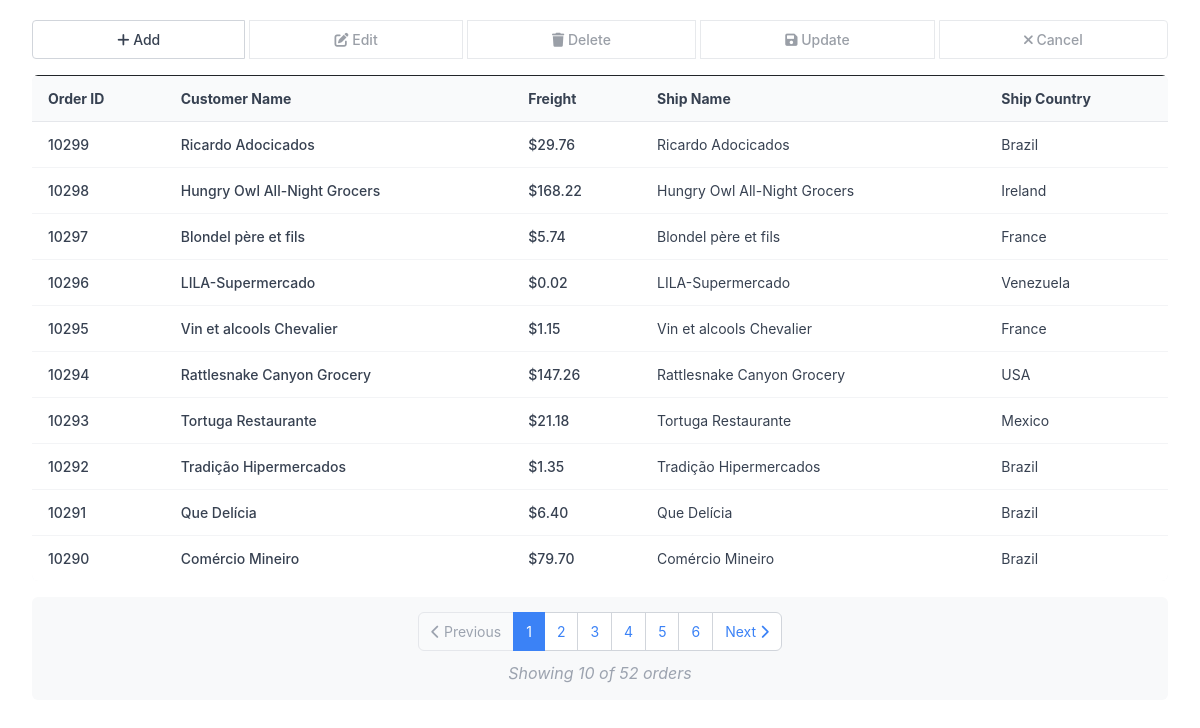
Before: / with the older database file.
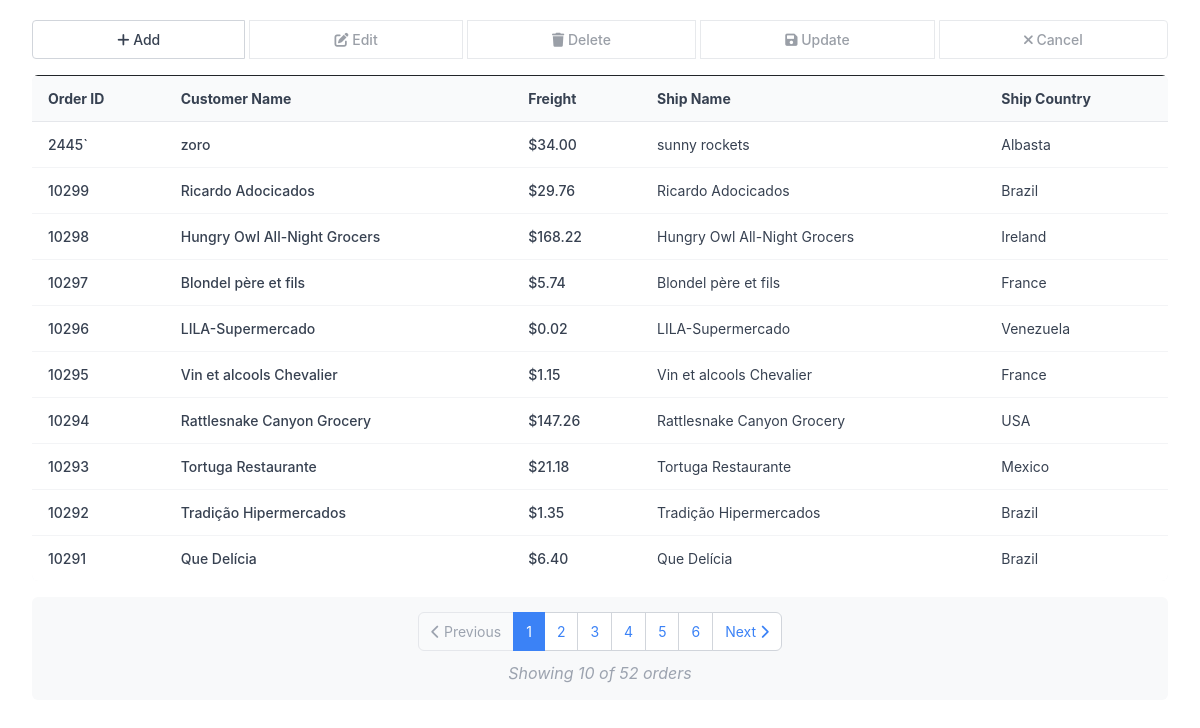
After: the same page with the newer database file.
### orders/models.py (models this page shows, shortened)
class Order(models.Model):
    order_id = models.CharField(max_length=50, unique=True, primary_key=True)
    customer_name = models.CharField(max_length=200)
    freight = models.DecimalField(max_digits=10, decimal_places=2)
    ship_name = models.CharField(max_length=200)
    ship_country = models.CharField(max_length=100)
    created_at = models.DateTimeField(auto_now_add=True)
    updated_at = models.DateTimeField(auto_now=True)
    class Meta:
        ordering = ['-created_at']

### orders/views.py (the view)
# urls.py: path('', views.OrderListView.as_view(), name='order_list'),
class OrderListView(ListView):
    model = Order
    template_name = 'orders/order_list.html'
    context_object_name = 'orders'
    paginate_by = 10  # Show 10 orders per page
    def get_context_data(self, **kwargs):
        context = super().get_context_data(**kwargs)
        paginator = context['paginator']
        page_obj = context['page_obj']
        context['pagination_info'] = {
            'current_page': page_obj.number,
            'total_pages': paginator.num_pages,
            'has_previous': page_obj.has_previous(),
            'has_next': page_obj.has_next(),
            'previous_page_number': page_obj.previous_page_number() if page_obj.has_previous() else None,
            'next_page_number': page_obj.next_page_number() if page_obj.has_next() else None,
            'total_orders': paginator.count,
            'orders_per_page': self.paginate_by,
        }
        return context

### orders/templatetags/pagination_filters.py (called while the page is built)
@register.filter
def get_range(value):
    return range(1, int(value) + 1)

### orders/templates/orders/order_list.html (shortened to what this page needs)
<!DOCTYPE html>
<html lang="en">
<head>
    {% load static %}
    {% load pagination_filters %}
    <link href="https://cdn.jsdelivr.net/npm/bootstrap@5.3.0/dist/css/bootstrap.min.css" rel="stylesheet">
    <link href="https://cdnjs.cloudflare.com/ajax/libs/font-awesome/6.0.0/css/all.min.css" rel="stylesheet">
    <link href="{% static 'css/style.css' %}" rel="stylesheet">
</head>
<body>
    <div class="container-fluid">
        <div class="row">
            <div class="col-12">
                <div class="action-toolbar mb-3">
                    <div class="btn-group" role="group">
                        <button type="button" class="btn btn-outline-primary" id="addBtn">
                            <i class="fas fa-plus"></i> Add
                        </button>
                        <button type="button" class="btn btn-outline-primary" id="editBtn" disabled>
                            <i class="fas fa-edit"></i> Edit
                        </button>
                        <button type="button" class="btn btn-outline-danger" id="deleteBtn" disabled>
                            <i class="fas fa-trash"></i> Delete
                        </button>
                        <button type="button" class="btn btn-outline-success" id="updateBtn" disabled>
                            <i class="fas fa-save"></i> Update
                        </button>
                        <button type="button" class="btn btn-outline-secondary" id="cancelBtn" disabled>
                            <i class="fas fa-times"></i> Cancel
                        </button>
                    </div>
                </div>
                <div class="table-container">
                    <table class="table table-bordered table-hover" id="ordersTable">
                        <thead class="table-header">
                            <tr>
                                <th>Order ID</th>
                                <th>Customer Name</th>
                                <th>Freight</th>
                                <th>Ship Name</th>
                                <th>Ship Country</th>
                            </tr>
                        </thead>
                        <tbody>
                            {% for order in orders %}
                            <tr data-order-id="{{ order.order_id }}">
                                <td class="order-id">{{ order.order_id }}</td>
                                <td class="customer-name">{{ order.customer_name }}</td>
                                <td class="freight">${{ order.freight }}</td>
                                <td class="ship-name">{{ order.ship_name }}</td>
                                <td class="ship-country">{{ order.ship_country }}</td>
                            </tr>
                            {% empty %}
                            <tr>
                                <td colspan="5" class="text-center text-muted">
                                    No orders found. Click "Add" to create your first order.
                                </td>
                            </tr>
                            {% endfor %}
                        </tbody>
                    </table>
                </div>
                {% if pagination_info.total_pages > 1 %}
                <div class="pagination-container mt-3">
                    <nav aria-label="Orders pagination">
                        <ul class="pagination justify-content-center">
                            {% if pagination_info.has_previous %}
                            <li class="page-item">
                                <a class="page-link" href="?page={{ pagination_info.previous_page_number }}" data-page="{{ pagination_info.previous_page_number }}">
                                    <i class="fas fa-chevron-left"></i> Previous
                                </a>
                            </li>
                            {% else %}
                            <li class="page-item disabled">
                                <span class="page-link"><i class="fas fa-chevron-left"></i> Previous</span>
                            </li>
                            {% endif %}
                            {% for page_num in pagination_info.total_pages|get_range %}
                                {% if page_num == pagination_info.current_page %}
                                <li class="page-item active">
                                    <span class="page-link">{{ page_num }}</span>
                                </li>
                                {% else %}
                                <li class="page-item">
                                    <a class="page-link" href="?page={{ page_num }}" data-page="{{ page_num }}">{{ page_num }}</a>
                                </li>
                                {% endif %}
                            {% endfor %}
                            {% if pagination_info.has_next %}
                            <li class="page-item">
                                <a class="page-link" href="?page={{ pagination_info.next_page_number }}" data-page="{{ pagination_info.next_page_number }}">
                                    Next <i class="fas fa-chevron-right"></i>
                                </a>
                            </li>
                            {% else %}
                            <li class="page-item disabled">
                                <span class="page-link">Next <i class="fas fa-chevron-right"></i></span>
                            </li>
                            {% endif %}
                        </ul>
                    </nav>
                    <div class="text-center text-muted">
                        Showing {{ orders|length }} of {{ pagination_info.total_orders }} orders
                    </div>
                </div>
                {% endif %}
            </div>
        </div>
    </div>
</body>
</html>

### static/css/style.css (style rules this page uses)
body { background-color: #ffffff; font-family: -apple-system, BlinkMacSystemFont, 'Segoe UI', Roboto, 'Helvetica Neue', Arial, sans-serif; margin: 0; padding: 20px; }
.container-fluid { max-width: 1200px; margin: 0 auto; }
.action-toolbar { margin-bottom: 20px; }
.btn-group { display: flex; gap: 5px; }
.btn-group .btn { border-radius: 4px; padding: 8px 16px; font-size: 14px; font-weight: 500; border: 1px solid #d1d5db; background-color: #ffffff; color: #374151; transition: all 0.2s ease; }
.btn-group .btn:disabled { opacity: 0.5; cursor: not-allowed; }
.btn-outline-primary { color: #3b82f6; border-color: #3b82f6; }
.btn-outline-danger { color: #dc2626; border-color: #dc2626; }
.btn-outline-success { color: #059669; border-color: #059669; }
.btn-outline-secondary { color: #6b7280; border-color: #6b7280; }
.table-container { border: none; border-radius: 6px; overflow: hidden; box-shadow: none; background-color: #f8f9fa; }
.table { margin-bottom: 0; background-color: #f8f9fa; }
.table-header { background-color: #f9fafb; border-bottom: 1px solid #e5e7eb; }
.table-header th { padding: 12px 16px; font-weight: bold; font-size: 14px; color: #374151; text-align: left; border-bottom: 1px solid #e5e7eb; background-color: #f9fafb; }
.table tbody tr { border-bottom: 1px solid #f3f4f6; transition: background-color 0.15s ease; }
.table tbody tr:nth-child(even) { background-color: #f9fafb; }
.table tbody tr:nth-child(odd) { background-color: #ffffff; }
.table tbody tr:last-child { border-bottom: none; }
.table td { padding: 12px 16px; font-size: 14px; color: #374151; vertical-align: middle; border-bottom: 1px solid #f3f4f6; }
.table tbody tr:last-child td { border-bottom: none; }
.order-id { font-weight: 500; color: #1f2937; }
.customer-name { font-weight: 500; color: #1f2937; }
.freight { font-weight: 500; color: #059669; }
.ship-name { color: #6b7280; }
.ship-country { color: #6b7280; }
.table, .table th, .table td { border: none !important; }
.pagination-container { margin-top: 20px; padding: 15px 0; background-color: #f8f9fa; border-radius: 6px; }
.pagination { margin-bottom: 10px; }
.pagination .page-link { color: #3b82f6; border: 1px solid #d1d5db; background-color: #ffffff; padding: 8px 12px; font-size: 14px; transition: all 0.2s ease; }
.pagination .page-item.active .page-link { background-color: #3b82f6; border-color: #3b82f6; color: #ffffff; }
.pagination .page-item.disabled .page-link { color: #9ca3af; background-color: #f9fafb; border-color: #e5e7eb; cursor: not-allowed; }
.text-muted { color: #9ca3af !important; font-style: italic; }
.action-toolbar .btn-group { flex-wrap: nowrap; gap: 5px; }
.action-toolbar .btn { display: inline-block !important; }
.table-container { border: none; box-shadow: none; background-color: #f8f9fa; }

Changed rows visible on the page:
no longer on this page (row unchanged): Order: order_id "10290", customer_name "Comércio Mineiro", freight "79.70", ship_name "Comércio Mineiro", ship_country "Brazil"
added Order: order_id "2445`", customer_name "zoro", freight "34.00", ship_name "sunny rockets", ship_country "Albasta"
